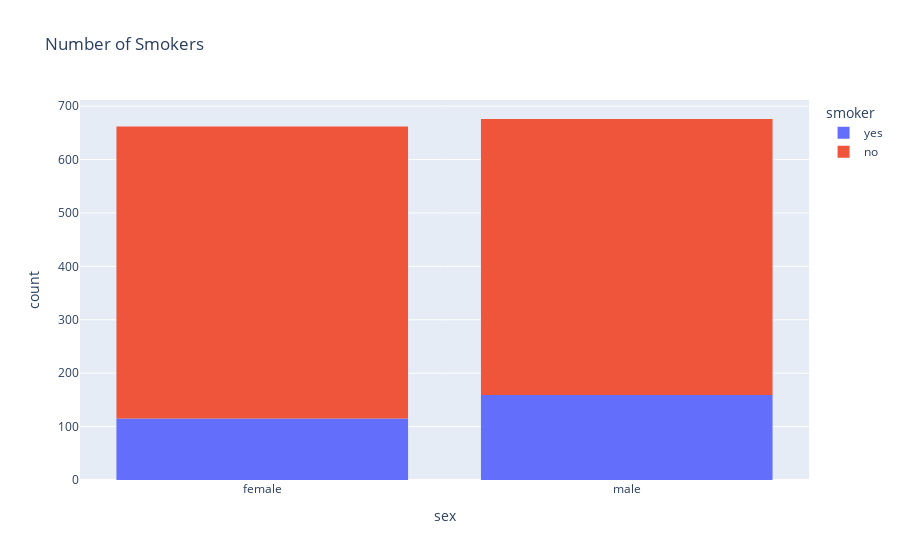

Write notebook code for a chart like this one.
### Code cell
# now checking the smoker person who has more compromise to his health (imp feature of this dataset) now look
#at distribution of people who smoke and who do not.
import plotly.express as px
data_set = data_set
figure = px.histogram(data_set, x = "sex", color = "smoker", title= "Number of Smokers")
figure.show()

### Figure 1 — Plotly figure (JSON) as saved in the notebook; plotly's stock layout.template omitted (floating-point values rounded to 4 significant figures; data arrays with more than 128 entries replaced by an {"elided": "..."} marker saying what was removed)
{"data": [{"alignmentgroup": "True", "bingroup": "x", "hovertemplate": "smoker=yes<br>sex=%{x}<br>count=%{y}<extra></extra>", "legendgroup": "yes", "marker": {"color": "#636efa", "pattern": {"shape": ""}}, "name": "yes", "offsetgroup": "yes", "orientation": "v", "showlegend": true, "type": "histogram", "x": {"elided": "274 str values"}, "xaxis": "x", "yaxis": "y"}, {"alignmentgroup": "True", "bingroup": "x", "hovertemplate": "smoker=no<br>sex=%{x}<br>count=%{y}<extra></extra>", "legendgroup": "no", "marker": {"color": "#EF553B", "pattern": {"shape": ""}}, "name": "no", "offsetgroup": "no", "orientation": "v", "showlegend": true, "type": "histogram", "x": {"elided": "1064 str values"}, "xaxis": "x", "yaxis": "y"}], "layout": {"barmode": "relative", "legend": {"title": {"text": "smoker"}, "tracegroupgap": 0}, "title": {"text": "Number of Smokers"}, "xaxis": {"anchor": "y", "domain": [0, 1], "title": {"text": "sex"}}, "yaxis": {"anchor": "x", "domain": [0, 1], "title": {"text": "count"}}}}
